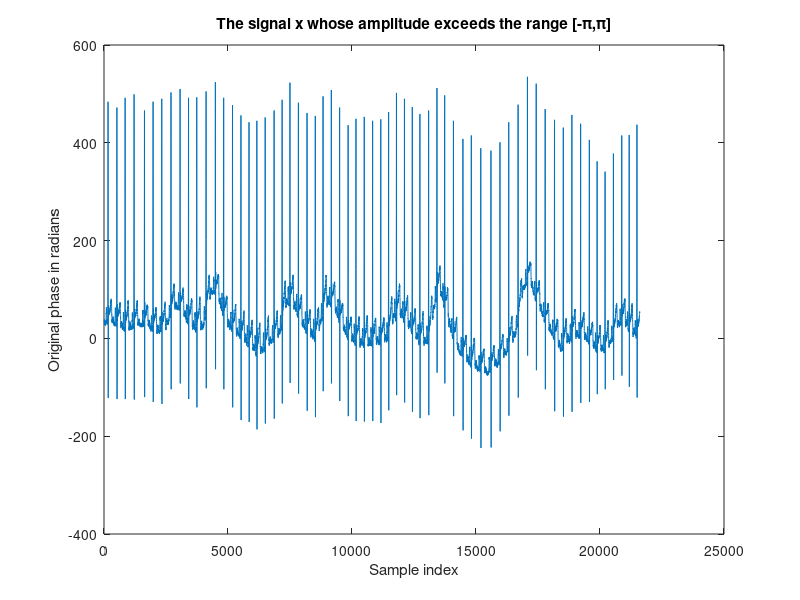
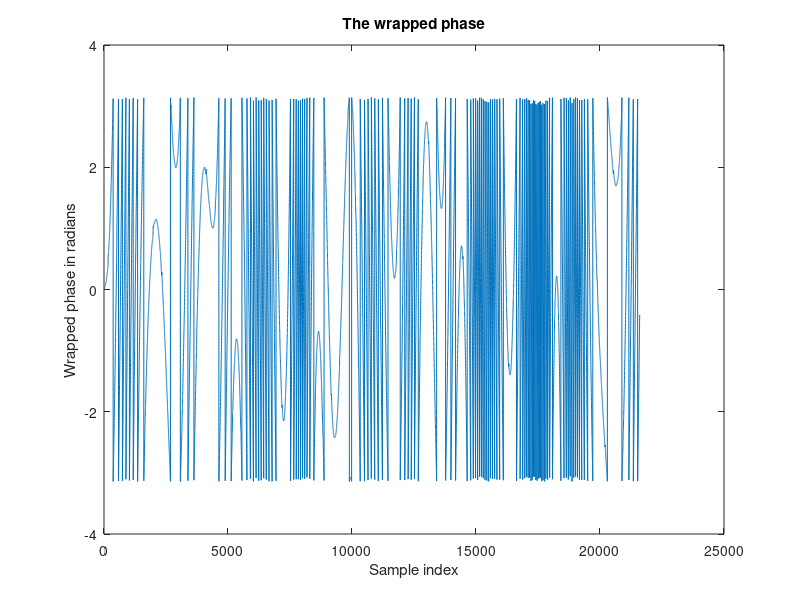
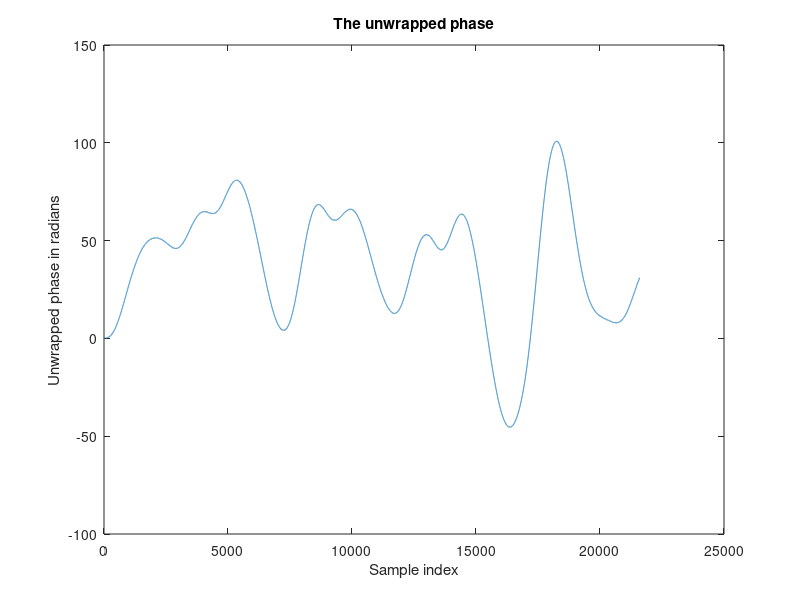

These figures' MATLAB source, in order:
%This program is to simulate the wrapping process 
clc; close all; clear 
%The number of samples in the signal 
N=512;       
n=0:N-1; 
fo=1/512;   
load('115m.mat')
sinyal=150+val(1,:);
N=length(sinyal);
fs=360;
t=(1:N)/fs;
% The signal x whose amplitude exceeds the range [-pi,pi] 
x = sinyal;  
plot(x) 
xlabel('Sample index') 
ylabel('Original phase in radians') 
title('The signal x whose amplitude exceeds the range [-\pi,\pi]') 
%Calculating the wrapped signal using the four quadrant arctangent function 
Wp=0.1/(fs/2);
Ws=0.9/(fs/2);
Rp=1;
Rs=60;
[n,Ws]=cheb2ord(Wp,Ws,Rp,Rs,'s');
[b,a]=cheby2(n,Rs,Ws);
hasil=filter(b,a,sinyal);
xw = atan2(sin(hasil), cos(hasil)); 
figure, plot(xw) 
xlabel('Sample index') 
ylabel('Wrapped phase in radians') 
title('The wrapped phase')  
  
%Unwrap the signal xw(n)
tic   %start measuring the execution time
K=0; 
increments = zeros(size(xw)); 
for i=2:length(xw) 
    difference = xw(i)-xw(i-1); 
    if difference > pi 
        K = K - 2*pi; 
    elseif difference < -pi 
        K = K + 2*pi; 
    end 
    increments(i) = K; 
end 
xu = xw + increments;
toc      %finish measuring the execution time 
figure, plot(xu) 
xlabel('Sample index') 
ylabel('Unwrapped phase in radians') 
title('The unwrapped phase')

frek=(1:N)*fs/N;
for k=(1:length(xu))
   d(k)=max((xu(k)/2*pi*k)*fs);
end

d
